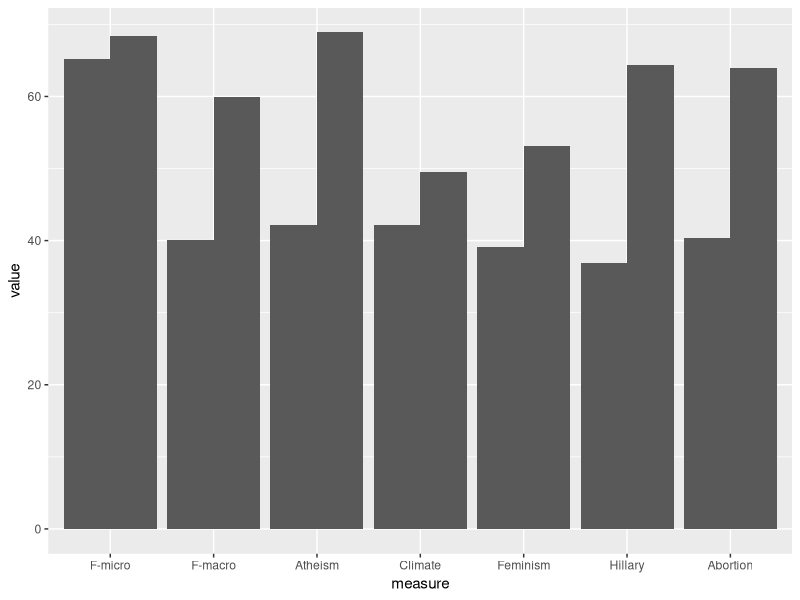

Recreate this plot in R.
## ---- chunk 1
library(tidyverse)
library(gridExtra)
## ---- chunk 2

measure_levels = c("F-micro", "F-macro", "Atheism", "Climate", "Feminism", "Hillary", "Abortion")

f_data = data.frame("measure" = c("F-micro", "F-macro", "Atheism", "Climate", "Feminism", "Hillary", "Abortion") %>% 
                      factor(levels = measure_levels)
                    , "our_model" = c(68.4107211,	59.95842361,	68.88470749,	49.50278923,	53.12994915,	64.32539683,	63.94927536)
                    , "majority_classifer" = c(65.22,	40.092,	42.11,	42.12,	39.1,	36.83,	40.3)
                    ) %>% 
  gather(key = "model", value = "value", -measure)

ggplot(data = f_data) + 
  geom_bar(aes(x = measure, y = value, group = model), stat = "identity", position=position_dodge()) 
# TO DO - color aggregate F scores differently 
